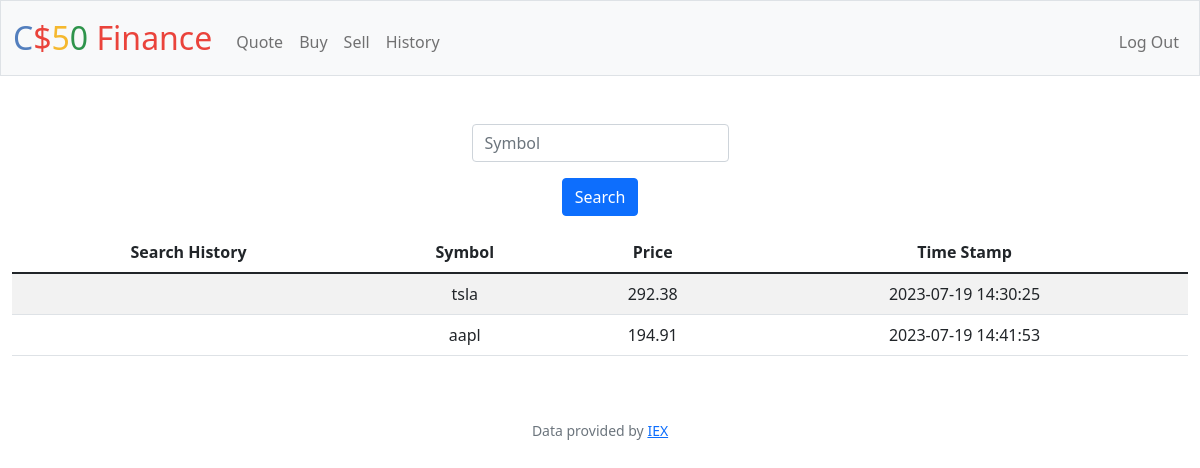
Screenshot of /quote (signed in) with the database file from the repository.
### tables this page shows
CREATE TABLE search_history (
    id TEXT NOT NULL,
    symbol TEXT NOT NULL,
    price_h NUMERIC NOT NULL,
    time_stamp NUMERIC NOT NULL);

### app.py (the view)
@app.route("/quote", methods=["GET", "POST"])
@login_required
def quote():
    if request.method == "POST":
        if not request.form.get("symbol"):
            return apology("must provide stock symbol")
        if not isinstance(request.form.get("symbol"), str):
            print(request.form.get("symbol"))
            return apology("must enter a valid ticker symbol")
        stock = lookup(request.form.get("symbol"))
        if stock is None:
            return apology("INVALID SYMBOL")
        symbol = stock['name']
        price = usd(stock['price'])
        id = session.get("user_id")
        print(price)
        timezone = pytz.timezone('America/New_York')
        time_stamp = datetime.now(timezone)
        db.execute("INSERT INTO search_history (symbol, id, price_h, time_stamp) VALUES(?, ?, ?, ?)", symbol, id, price, time_stamp)
        return render_template("quoted.html", symbol=symbol, price=price)
    else:
        id = session.get("user_id")
        search_history = db.execute("SELECT * FROM search_history WHERE id = ?", id)
        return render_template("quote.html", search_history=search_history)

### app.py (called while the page is built)
@app.after_request
def after_request(response):
    response.headers["Cache-Control"] = "no-cache, no-store, must-revalidate"
    response.headers["Expires"] = 0
    response.headers["Pragma"] = "no-cache"
    return response

### helpers.py (called while the page is built)
def login_required(f):
    @wraps(f)
    def decorated_function(*args, **kwargs):
        if session.get("user_id") is None:
            return redirect("/login")
        return f(*args, **kwargs)
    return decorated_function

### templates/quote.html (shortened to what this page needs)
{% extends "layout.html" %}
{% block main %}
    <form action="/quote" method="post">
        <div class="mb-3">
            <input autocomplete="off" autofocus class="form-control mx-auto w-auto" id="symbol" name="symbol" placeholder="Symbol" type="text">
        </div>
        <button class="btn btn-primary" type="submit">Search</button>
        <table class="table table-striped">
            <thead>
                <tr>
                    <th class="centered-text">Search History</th>
                    <th class="centered-text">Symbol</th>
                    <th class="centered-text">Price</th>
                    <th class="centered-text">Time Stamp</th>
                </tr>
            </thead>
            <tbody>
                {% for item in search_history %}
                    <tr>
                        <td></td>
                        <td>{{ item.symbol }}</td>
                        <td>{{ item.price_h }}</td>
                        <td>{{ item.time_stamp }}</td>
                    </tr>
                {% endfor %}
             </tbody>
        </table>
    </form>
{% endblock %}

### rows the page displays
search_history: symbol "tsla", price_h "292.38", time_stamp "2023-07-19 14:30:25"
search_history: symbol "aapl", price_h "194.91", time_stamp "2023-07-19 14:41:53"
